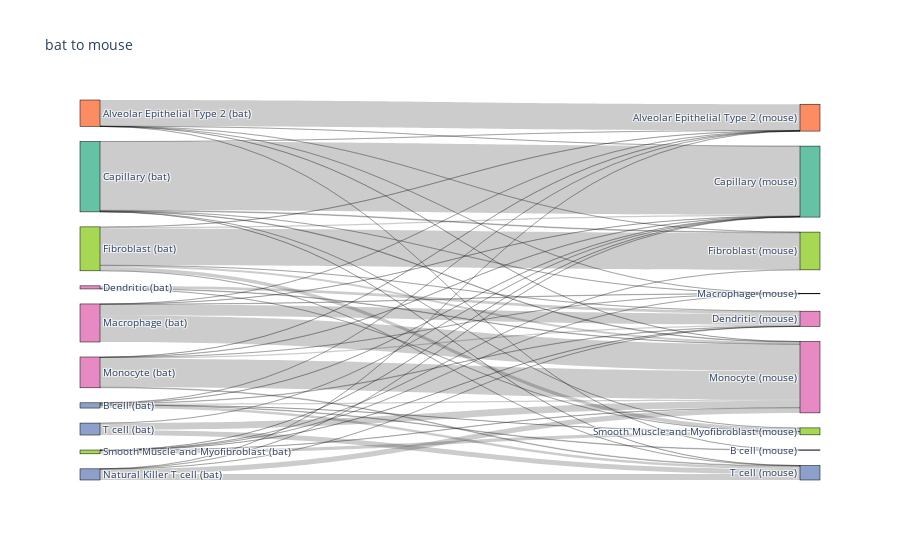
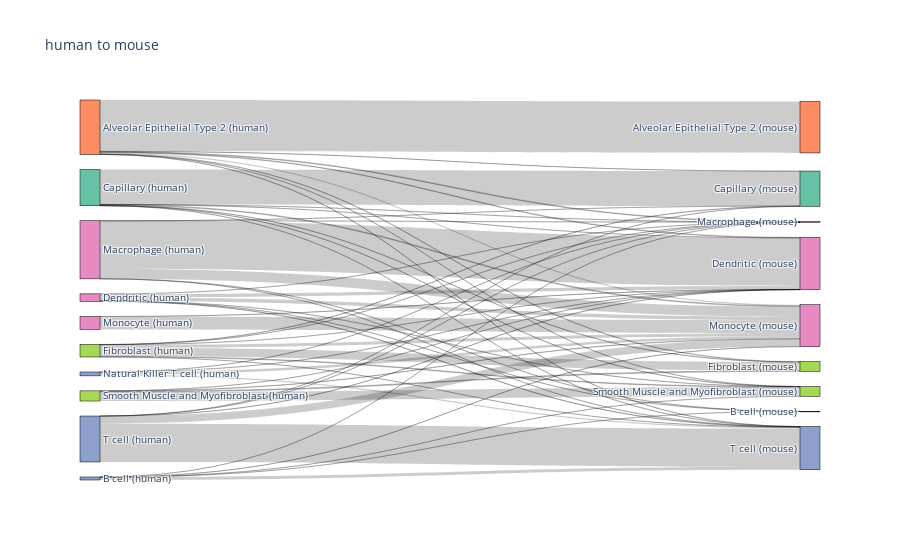
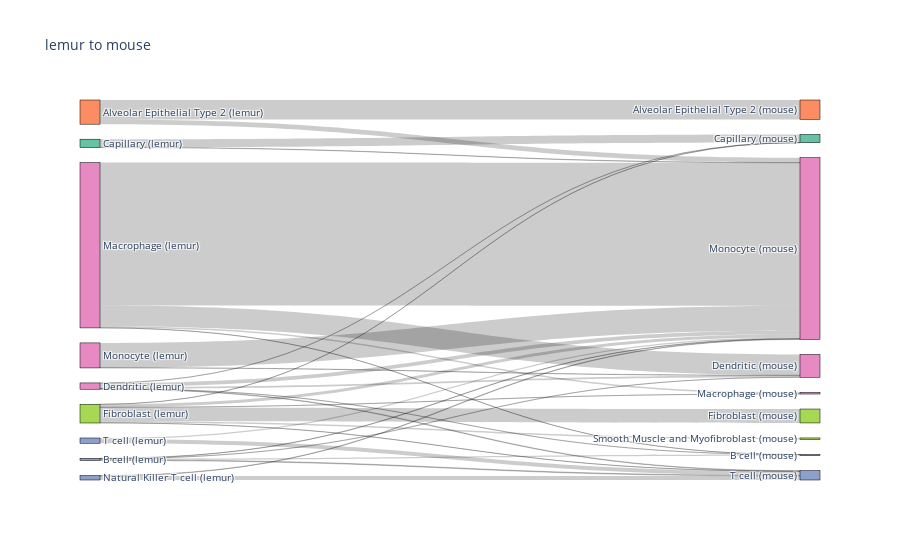
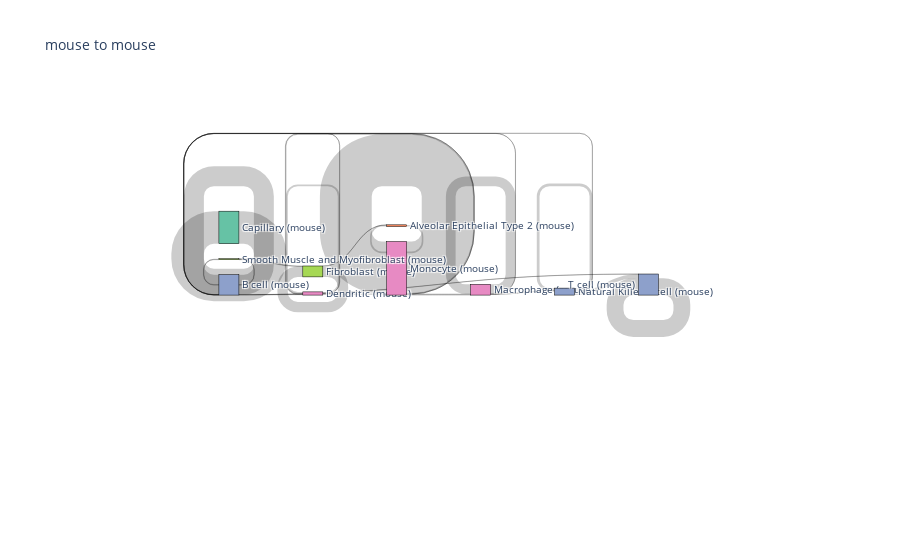

Notebook cell for these charts, in order:
### Code cell
for species, df in predicted_cells.groupby("species"):
    prediction_counts = make_prediction_counts(
        df,
        "groundtruth_celltype",
        "predicted_celltype",
        query=species,
        database="mouse",
    )
    prediction_counts = prediction_counts.sort_values(["ground_truth", "prediction"])

    category_colors = get_celltype_colors(prediction_counts)

    sankey_fig = genSankey(
        prediction_counts,
        cat_cols=["ground_truth", "prediction"],
        node_colors=category_colors,
        value_cols="n_cells",
        title=f"{species} to mouse",
    )
    sankey_fig
    # creating the sankey diagram

    # plotly.offline.plot(sankey_fig, validate=False)

    fig = go.Figure(sankey_fig)
    fig.update_layout(width=300)

    fig.show()

    fig.write_image(os.path.join(figure_folder, f"celltype__{species}.png"), width=650, height=400)

### Figure 1 — Plotly figure (JSON) as saved in the notebook; plotly's stock layout.template omitted (floating-point values rounded to 4 significant figures)
{"data": [{"link": {"source": [0, 0, 0, 0, 0, 0, 1, 1, 1, 1, 1, 1, 1, 2, 2, 2, 2, 2, 2, 2, 3, 3, 3, 4, 4, 4, 4, 4, 4, 4, 5, 5, 5, 5, 5, 6, 6, 6, 6, 6, 6, 7, 7, 7, 7, 7, 8, 8, 8, 8, 8, 8, 9, 9, 9], "target": [10, 11, 12, 14, 15, 16, 10, 11, 12, 13, 16, 17, 18, 10, 12, 14, 15, 16, 17, 18, 13, 16, 17, 10, 12, 13, 14, 16, 17, 18, 10, 12, 13, 15, 16, 10, 12, 13, 15, 16, 18, 10, 12, 13, 16, 18, 12, 13, 14, 15, 16, 17, 12, 16, 18], "value": [824, 1, 2, 2, 1, 2, 2, 18, 9, 14, 39, 1, 82, 4, 2159, 23, 3, 17, 4, 4, 81, 16, 1, 8, 39, 1, 1160, 59, 110, 5, 2, 3, 345, 10, 836, 4, 11, 37, 1, 895, 21, 1, 5, 2, 158, 185, 3, 1, 3, 1, 9, 103, 1, 215, 160]}, "node": {"color": ["#fc8d62", "#8da0cb", "#66c2a5", "#e78ac3", "#a6d854", "#e78ac3", "#e78ac3", "#8da0cb", "#a6d854", "#8da0cb", "#fc8d62", "#8da0cb", "#66c2a5", "#e78ac3", "#a6d854", "#e78ac3", "#e78ac3", "#a6d854", "#8da0cb"], "label": ["Alveolar Epithelial Type 2 (bat)", "B cell (bat)", "Capillary (bat)", "Dendritic (bat)", "Fibroblast (bat)", "Macrophage (bat)", "Monocyte (bat)", "Natural Killer T cell (bat)", "Smooth Muscle and Myofibroblast (bat)", "T cell (bat)", "Alveolar Epithelial Type 2 (mouse)", "B cell (mouse)", "Capillary (mouse)", "Dendritic (mouse)", "Fibroblast (mouse)", "Macrophage (mouse)", "Monocyte (mouse)", "Smooth Muscle and Myofibroblast (mouse)", "T cell (mouse)"], "line": {"color": "black", "width": 0.5}, "pad": 15, "thickness": 20}, "type": "sankey"}], "layout": {"autosize": true, "font": {"size": 10}, "title": {"text": "bat to mouse"}}}

### Figure 2 — Plotly figure (JSON) as saved in the notebook; plotly's stock layout.template omitted (floating-point values rounded to 4 significant figures)
{"data": [{"link": {"source": [0, 0, 0, 0, 0, 0, 0, 0, 1, 1, 1, 1, 1, 2, 2, 2, 2, 2, 2, 2, 3, 3, 3, 3, 3, 3, 4, 4, 4, 4, 4, 4, 4, 5, 5, 5, 5, 5, 5, 6, 6, 7, 7, 7, 7, 8, 8, 8, 8, 9, 9, 9, 9, 9], "target": [10, 12, 13, 14, 15, 16, 17, 18, 11, 15, 16, 17, 18, 12, 13, 14, 15, 16, 17, 18, 11, 13, 15, 16, 17, 18, 12, 13, 14, 15, 16, 17, 18, 11, 12, 13, 15, 16, 18, 13, 16, 13, 15, 16, 18, 13, 14, 16, 17, 12, 13, 15, 16, 18], "value": [2966, 6, 30, 19, 40, 73, 6, 10, 3, 1, 4, 2, 164, 2016, 3, 11, 6, 46, 6, 5, 1, 200, 9, 202, 2, 24, 13, 6, 487, 1, 177, 39, 2, 1, 2, 2771, 1, 578, 3, 5, 747, 2, 1, 146, 75, 1, 48, 20, 518, 1, 3, 1, 434, 2216]}, "node": {"color": ["#fc8d62", "#8da0cb", "#66c2a5", "#e78ac3", "#a6d854", "#e78ac3", "#e78ac3", "#8da0cb", "#a6d854", "#8da0cb", "#fc8d62", "#8da0cb", "#66c2a5", "#e78ac3", "#a6d854", "#e78ac3", "#e78ac3", "#a6d854", "#8da0cb"], "label": ["Alveolar Epithelial Type 2 (human)", "B cell (human)", "Capillary (human)", "Dendritic (human)", "Fibroblast (human)", "Macrophage (human)", "Monocyte (human)", "Natural Killer T cell (human)", "Smooth Muscle and Myofibroblast (human)", "T cell (human)", "Alveolar Epithelial Type 2 (mouse)", "B cell (mouse)", "Capillary (mouse)", "Dendritic (mouse)", "Fibroblast (mouse)", "Macrophage (mouse)", "Monocyte (mouse)", "Smooth Muscle and Myofibroblast (mouse)", "T cell (mouse)"], "line": {"color": "black", "width": 0.5}, "pad": 15, "thickness": 20}, "type": "sankey"}], "layout": {"autosize": true, "font": {"size": 10}, "title": {"text": "human to mouse"}}}

### Figure 3 — Plotly figure (JSON) as saved in the notebook; plotly's stock layout.template omitted (floating-point values rounded to 4 significant figures)
{"data": [{"link": {"source": [0, 0, 1, 1, 1, 1, 2, 2, 3, 3, 3, 3, 3, 4, 4, 4, 4, 4, 4, 5, 5, 5, 5, 6, 6, 7, 7, 8, 8], "target": [9, 15, 10, 12, 15, 17, 11, 15, 10, 11, 12, 15, 17, 11, 13, 14, 15, 16, 17, 10, 12, 14, 15, 12, 15, 15, 17, 15, 17], "value": [425, 105, 23, 3, 8, 16, 177, 7, 1, 3, 38, 84, 12, 2, 305, 3, 64, 34, 3, 1, 456, 34, 3130, 5, 543, 11, 87, 28, 87]}, "node": {"color": ["#fc8d62", "#8da0cb", "#66c2a5", "#e78ac3", "#a6d854", "#e78ac3", "#e78ac3", "#8da0cb", "#8da0cb", "#fc8d62", "#8da0cb", "#66c2a5", "#e78ac3", "#a6d854", "#e78ac3", "#e78ac3", "#a6d854", "#8da0cb"], "label": ["Alveolar Epithelial Type 2 (lemur)", "B cell (lemur)", "Capillary (lemur)", "Dendritic (lemur)", "Fibroblast (lemur)", "Macrophage (lemur)", "Monocyte (lemur)", "Natural Killer T cell (lemur)", "T cell (lemur)", "Alveolar Epithelial Type 2 (mouse)", "B cell (mouse)", "Capillary (mouse)", "Dendritic (mouse)", "Fibroblast (mouse)", "Macrophage (mouse)", "Monocyte (mouse)", "Smooth Muscle and Myofibroblast (mouse)", "T cell (mouse)"], "line": {"color": "black", "width": 0.5}, "pad": 15, "thickness": 20}, "type": "sankey"}], "layout": {"autosize": true, "font": {"size": 10}, "title": {"text": "lemur to mouse"}}}

### Figure 4 — Plotly figure (JSON) as saved in the notebook; plotly's stock layout.template omitted (floating-point values rounded to 4 significant figures)
{"data": [{"link": {"source": [0, 1, 1, 1, 2, 3, 3, 3, 4, 4, 5, 5, 5, 6, 6, 6, 6, 7, 7, 7, 8, 8, 9], "target": [0, 1, 3, 9, 2, 1, 3, 6, 0, 4, 1, 5, 7, 1, 3, 5, 6, 1, 7, 9, 4, 8, 9], "value": [23, 280, 5, 2, 457, 2, 25, 18, 1, 146, 2, 137, 1, 1, 9, 14, 728, 1, 39, 58, 7, 6, 236]}, "node": {"color": ["#fc8d62", "#8da0cb", "#66c2a5", "#e78ac3", "#a6d854", "#e78ac3", "#e78ac3", "#8da0cb", "#a6d854", "#8da0cb", "#fc8d62", "#8da0cb", "#66c2a5", "#e78ac3", "#a6d854", "#e78ac3", "#e78ac3", "#8da0cb", "#a6d854", "#8da0cb"], "label": ["Alveolar Epithelial Type 2 (mouse)", "B cell (mouse)", "Capillary (mouse)", "Dendritic (mouse)", "Fibroblast (mouse)", "Macrophage (mouse)", "Monocyte (mouse)", "Natural Killer T cell (mouse)", "Smooth Muscle and Myofibroblast (mouse)", "T cell (mouse)"], "line": {"color": "black", "width": 0.5}, "pad": 15, "thickness": 20}, "type": "sankey"}], "layout": {"autosize": true, "font": {"size": 10}, "title": {"text": "mouse to mouse"}}}
